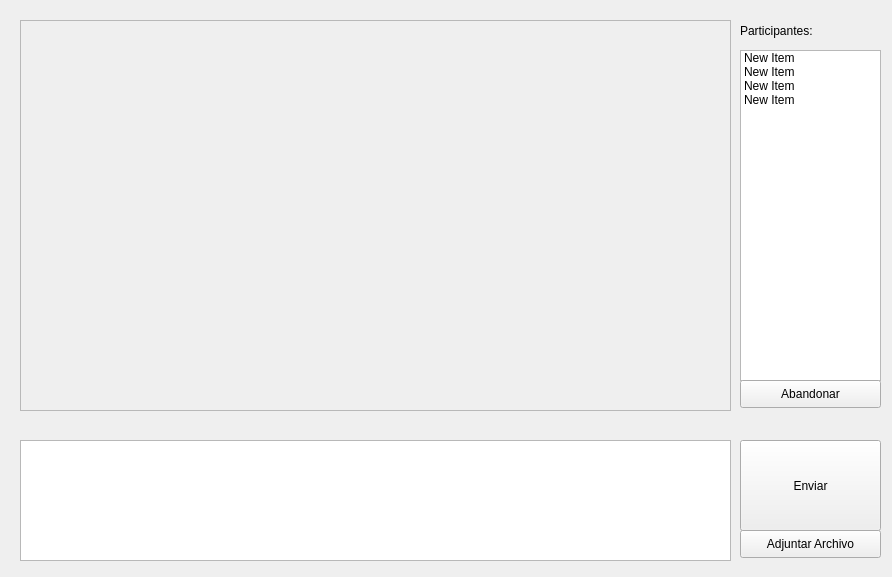
<?xml version="1.0" encoding="UTF-8"?>
<ui version="4.0">
 <class>Chat</class>
 <widget class="QWidget" name="Chat">
  <property name="geometry">
   <rect>
    <x>0</x>
    <y>0</y>
    <width>892</width>
    <height>577</height>
   </rect>
  </property>
  <property name="windowTitle">
   <string>Form</string>
  </property>
  <widget class="QPushButton" name="pushButton">
   <property name="geometry">
    <rect>
     <x>740</x>
     <y>440</y>
     <width>141</width>
     <height>91</height>
    </rect>
   </property>
   <property name="text">
    <string>Enviar</string>
   </property>
  </widget>
  <widget class="QTextEdit" name="textEdit">
   <property name="enabled">
    <bool>true</bool>
   </property>
   <property name="geometry">
    <rect>
     <x>20</x>
     <y>440</y>
     <width>711</width>
     <height>121</height>
    </rect>
   </property>
   <property name="font">
    <font>
     <pointsize>16</pointsize>
    </font>
   </property>
   <property name="html">
    <string>&lt;!DOCTYPE HTML PUBLIC &quot;-//W3C//DTD HTML 4.0//EN&quot; &quot;http://www.w3.org/TR/REC-html40/strict.dtd&quot;&gt;
&lt;html&gt;&lt;head&gt;&lt;meta name=&quot;qrichtext&quot; content=&quot;1&quot; /&gt;&lt;style type=&quot;text/css&quot;&gt;
p, li { white-space: pre-wrap; }
&lt;/style&gt;&lt;/head&gt;&lt;body style=&quot; font-family:'MS Shell Dlg 2'; font-size:16pt; font-weight:400; font-style:normal;&quot;&gt;
&lt;p style=&quot;-qt-paragraph-type:empty; margin-top:0px; margin-bottom:0px; margin-left:0px; margin-right:0px; -qt-block-indent:0; text-indent:0px; font-size:8pt;&quot;&gt;&lt;br /&gt;&lt;/p&gt;&lt;/body&gt;&lt;/html&gt;</string>
   </property>
  </widget>
  <widget class="QWidget" name="horizontalLayoutWidget">
   <property name="geometry">
    <rect>
     <x>20</x>
     <y>20</y>
     <width>711</width>
     <height>391</height>
    </rect>
   </property>
   <layout class="QHBoxLayout" name="horizontalLayout">
    <item>
     <widget class="QPlainTextEdit" name="plainTextEdit">
      <property name="enabled">
       <bool>false</bool>
      </property>
      <property name="inputMethodHints">
       <set>Qt::ImhNone</set>
      </property>
      <property name="plainText">
       <string/>
      </property>
      <property name="overwriteMode">
       <bool>false</bool>
      </property>
     </widget>
    </item>
   </layout>
  </widget>
  <widget class="QListWidget" name="listWidget">
   <property name="geometry">
    <rect>
     <x>740</x>
     <y>50</y>
     <width>141</width>
     <height>331</height>
    </rect>
   </property>
   <item>
    <property name="text">
     <string>New Item</string>
    </property>
   </item>
   <item>
    <property name="text">
     <string>New Item</string>
    </property>
   </item>
   <item>
    <property name="text">
     <string>New Item</string>
    </property>
   </item>
   <item>
    <property name="text">
     <string>New Item</string>
    </property>
   </item>
  </widget>
  <widget class="QLabel" name="label">
   <property name="geometry">
    <rect>
     <x>740</x>
     <y>20</y>
     <width>81</width>
     <height>21</height>
    </rect>
   </property>
   <property name="text">
    <string>Participantes:</string>
   </property>
  </widget>
  <widget class="QPushButton" name="pushButton_2">
   <property name="geometry">
    <rect>
     <x>740</x>
     <y>530</y>
     <width>141</width>
     <height>28</height>
    </rect>
   </property>
   <property name="text">
    <string>Adjuntar Archivo</string>
   </property>
  </widget>
  <widget class="QPushButton" name="pushButton_3">
   <property name="geometry">
    <rect>
     <x>740</x>
     <y>380</y>
     <width>141</width>
     <height>28</height>
    </rect>
   </property>
   <property name="text">
    <string>Abandonar</string>
   </property>
  </widget>
 </widget>
 <resources/>
 <connections/>
</ui>
